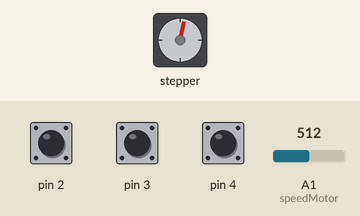
The program below on a simulated Arduino Uno, built with avr-gcc and run on an emulated ATmega328P. Shown: stepper motor. Inputs (shaded band) come from the test bench; at power-on: A1 (speedMotor) = 512, pin 4 HIGH, pin 2 HIGH, pin 3 HIGH. Stepper angles assume 4096 steps per turn.

Above: at 1.2 s.
1.3 s: A1 (speedMotor) set to 900
At 2.0 s:
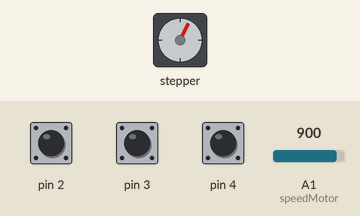
4.3 s: pin 4 pulled LOW for 0.15 s
At 4.95 s:
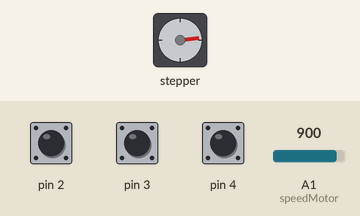
7.3 s: A1 (speedMotor) set to 1023
10.3 s: A1 (speedMotor) set to 716
At 11.2 s:
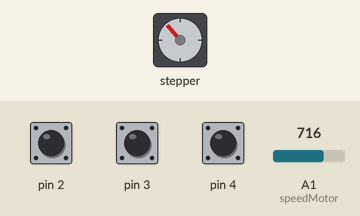
13.3 s: A1 (speedMotor) set to 511
Timing chart, 0 to 28.2 s (numbered marks = the images above; inputs shaded):
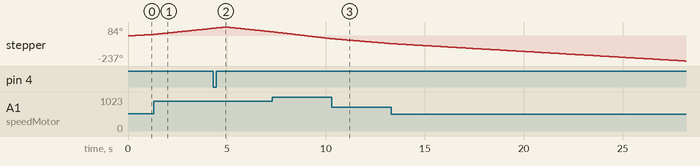

The program:

main.cpp
```cpp
#include <AccelStepper.h>
#include <Arduino.h>
#include <GyverButton.h>

AccelStepper stepper(AccelStepper::HALF4WIRE, 8, 10, 9, 11);

GButton button1(2, HIGH_PULL, NORM_OPEN);  // <<
GButton button2(3, HIGH_PULL, NORM_OPEN);  // ||
GButton button3(4, HIGH_PULL, NORM_OPEN);  // >>

int dir = 1;

#define speedMotor A1

void setup() {
    stepper.setMaxSpeed(1023);
    stepper.setAcceleration(100);
}

void loop() {
    button1.tick();
    button2.tick();
    button3.tick();
    int speed = map(analogRead(speedMotor), 0, 4096, 0, 1023);

    if (button1.hasClicks()) {
        dir = 1;
    }
    if (button3.hasClicks()) {
        dir = -1;
    }
    if (button2.hasClicks()) {
        dir = 0;
    }
    stepper.setSpeed(speed * dir);
    stepper.runSpeed();
}
```
